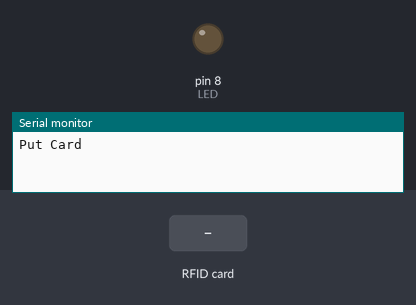
The sketch below on a simulated Arduino Uno, built with avr-gcc and run on an emulated ATmega328P. Shown: output pins drawn as LEDs (lit = HIGH), the last lines printed to the serial monitor. The test bench sets the inputs (shaded band). Pins used as bus, display or sensor lines are not drawn.

Above: at 1.2 s.
1.3 s: RFID card 6A BF AE 1A held to the reader
At 2.0 s:
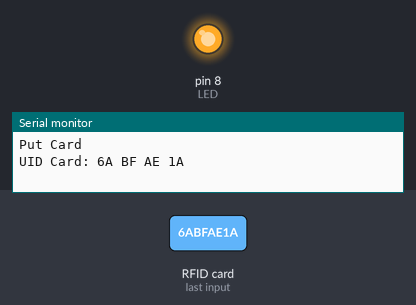
2.8 s: RFID card 5E 7A 19 C4 held to the reader
At 3.4 s:
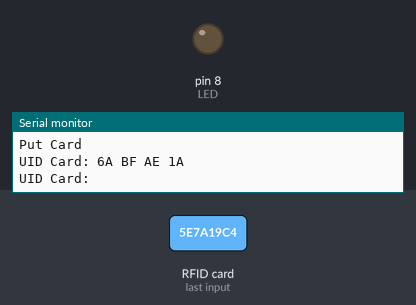
Timing chart, 0 to 5.8 s (numbered marks = the images above; inputs shaded):
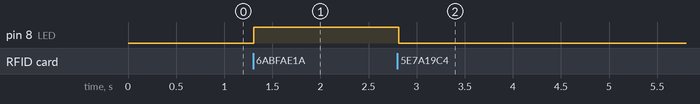

Measured:
- after the input at 1.3 s, pin 8 (LED): LOW → HIGH at once
- after the input at 2.8 s, pin 8 (LED): HIGH → LOW at once

The sketch:

RFID_LED.ino
```cpp
#include <SPI.h>
#include <MFRC522.h>

#define SS_PIN  10
#define RST_PIN  9
#define LED      8

MFRC522 rfid(SS_PIN, RST_PIN);

byte my_uid_card[4] = {0x6A, 0xBF, 0xAE, 0x1A};

void setup() {
  Serial.begin(9600);

  pinMode(LED, OUTPUT);

  SPI.begin();
  rfid.PCD_Init();
  Serial.println("Put Card");
}

void loop() {
  if (!rfid.PICC_IsNewCardPresent()) return;
  if (!rfid.PICC_ReadCardSerial()) return;

  bool state = true;
  Serial.print("UID Card: ");
  for (byte i = 0; i < rfid.uid.size; i++) {
    if (rfid.uid.uidByte[i] != my_uid_card[i]){
      state = false;
      break;
    }
    Serial.print(rfid.uid.uidByte[i], HEX);
    Serial.print(" ");
  }

  if(state == true){digitalWrite(LED, HIGH);}
  else{digitalWrite(LED, LOW);}

  Serial.println();

  rfid.PICC_HaltA();
  rfid.PCD_StopCrypto1();
}
```
